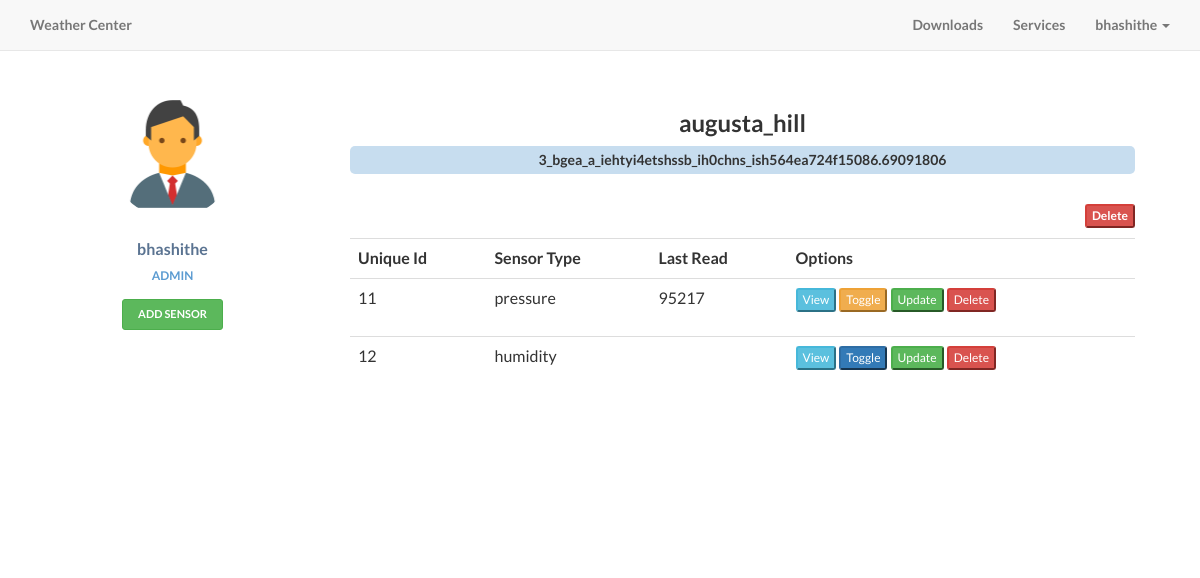
Screenshot of /node_data.php?id=14 (signed in) with the database file from the repository.
### tables this page shows
CREATE TABLE IF NOT EXISTS `user` (
  `username` varchar(25) NOT NULL,
  `email` varchar(255) NOT NULL,
  `email_code` varchar(255) NOT NULL,
  `password` text NOT NULL,
  `generated_string` varchar(255) NOT NULL,
  `confirmed` int(1) NOT NULL,
`id` int(11) NOT NULL,
  `freq` int(11) NOT NULL DEFAULT '1800',
  `type` varchar(10) NOT NULL DEFAULT 'user'
);

CREATE TABLE IF NOT EXISTS `node` (
`node_id` int(11) NOT NULL,
  `node_name` varchar(50) NOT NULL,
  `location` int(11) NOT NULL,
  `node_type` varchar(50) NOT NULL,
  `uniq_str` varchar(100) NOT NULL,
  `time_stamp` timestamp NOT NULL DEFAULT CURRENT_TIMESTAMP
);

CREATE TABLE IF NOT EXISTS `sensor` (
`sensor_id` int(11) NOT NULL,
  `node_id` int(11) DEFAULT NULL,
  `sensor_type` varchar(50) NOT NULL,
  `activated` int(11) NOT NULL DEFAULT '1'
);

CREATE TABLE IF NOT EXISTS `data` (
  `sensor_id` int(11) NOT NULL,
  `reading` float NOT NULL,
  `unit` varchar(15) NOT NULL,
  `time_stamp` timestamp NOT NULL DEFAULT CURRENT_TIMESTAMP
);

### node_data.php (the view, shortened to what the rows shown need)
<?php
    require 'lib/init.php';
    if(isset($_GET['id']))
    {
        $node_id = $_GET['id'];
        $node = new Node($node_id);
        $sensors = $node->getSensors();
        $owner = new User($node->getOwnerId());
    }
    else
    {
        header("location: profile.php");
    }
?>
<html>
    <head>
        <?php
            include 'reqs/head.php';
        ?>
    </head>
    <body>
        <?php
            include 'reqs/menu.php';
        ?>
        <div class="container">
            <div class="row profile">
                        <div class="col-md-3">
                                <div class="profile-sidebar">
                                        <div class="profile-usertitle">
                                                <div class="profile-usertitle-name">
                                                        <?php echo $owner->getUsername(); ?>
                                                </div>
                                                <div class="profile-usertitle-job">
                                                        <?php if($owner->isAdmin()){echo 'Admin';} else {echo "DataCollector";} ?>
                                                </div>
                                        </div>
                                </div>
                        </div>
                        <div class="col-md-9">
                            <div class="profile-content">
                                <h3 align="center"><span class="center-block"><?php echo $node->getName(); ?></span></h3>
                                <?php if($owner==$user || $user->isAdmin()){?><p class="device-id" title="Device ID"><?php echo $node->getUniqStr(); ?></p><?php }?>
                                <br>
                                <?php
                                    if($user->isAdmin())
                                    {
                                ?>
                                <form action="" method="POST">
                                    <input class="btn-xs btn-danger pull-right" type="submit" name="delete_node" value="Delete" Title="deletes this node" >
                                </form>
                                <?php
                                    }
                                ?>
                                <br>
                                <table class="table table-hover">
                                    <?php
                                        if($node->hasSensors())
                                        {
                                            echo '<tr><th>Unique Id</th><th>Sensor Type</th><th>Last Read</th><th>Options</th></tr>';
                                            foreach ($sensors as $sensor)
                                            {
                                        ?>
                                        <tr>
                                            <td><?php echo $sensor->getSensorId(); ?></td>
                                            <td><?php echo $sensor->getType(); ?></td>
                                            <td><?php echo $sensor->getLastRead(); ?></td>
                                            <td><form action="" method="POST"><input type="button" class="btn-xs btn-info" onclick="location.href='sensor_data.php?id=<?php echo $sensor->getSensorId(); ?>'" value="View"> <?php if($owner==$user || $user->isAdmin()){?><input class="btn-xs <?php if($sensor->getActivated()) echo 'btn-warning'; else echo 'btn-primary'; ?>" type="submit" value="Toggle" name="toggle"> <input class="btn-xs btn-success" type="submit" value="Update" name="update"> <input class="btn-xs btn-danger" type="submit" value="Delete" name="delete"><input type="hidden" value="<?php echo $sensor->getSensorId(); ?>" name="sensor_id"><?php } ?></form></td>
                                        </tr>
                                    <?php
                                        }
                                    }
                                    ?>
                                </table>
                            </div>
                        </div>
                </div>
        </div>
    </body>
</html>

### reqs/menu.php (shortened to what the rows shown need)
<nav class="navbar navbar-default navbar-fixed-top topnav" role="navigation">
    <div class="container topnav">
        <div class="collapse navbar-collapse" id="bs-example-navbar-collapse-1">
            <ul class="nav navbar-nav navbar-right">
                    <?php
                        $user = new User();
                        if(!$user->loggedIn())
                        {
                    ?>
                        <li>
                            <a href="login.php">Login</a>
                        </li>
                    <?php
                        }
                        else
                        {
                    ?>
                        <li class="dropdown">
                            <a href="#" class="dropdown-toggle" data-toggle="dropdown" role="button" aria-haspopup="true" aria-expanded="false"><?php echo $user->getUsername();?> <span class="caret"></span></a>
                        </li>
                    <?php
                        }
                    ?>
            </ul>
        </div>
    </div>
</nav>

### rows the page displays
user: username "bhashithe"
node: node_name "augusta_hill", uniq_str "3_bgea_a_iehtyi4etshssb_ih0chns_ish564ea724f15086.69091806"
sensor: sensor_id "11", sensor_type "pressure", sensor_id.reading "95217", toggle "Toggle"
sensor: sensor_id "12", sensor_type "humidity", toggle "Toggle"
